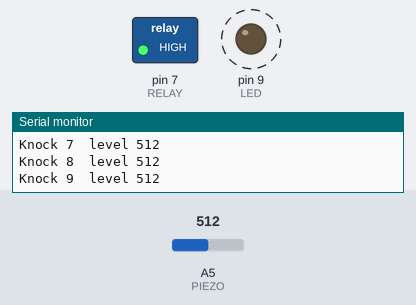
The sketch below on a simulated Arduino Nano, built with avr-gcc and run on an emulated ATmega328P. Shown: switched loads named in the sketch (green lamp = pin HIGH), output pins drawn as LEDs (lit = HIGH), the last lines printed to the serial monitor. Dashed ring = blinking. The test bench sets the inputs (shaded band); at power-on: A5 (PIEZO) = 512.

Above: at 1.2 s.
1.3 s: A5 (PIEZO) set to 133
At 2.24 s:
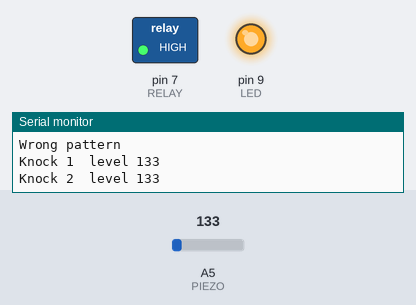
4.3 s: A5 (PIEZO) set to 111
At 6.6 s:
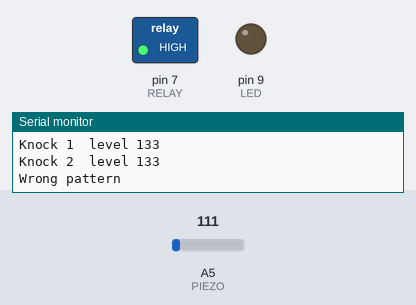
Timing chart, 0 to 8.1 s (numbered marks = the images above; inputs shaded):
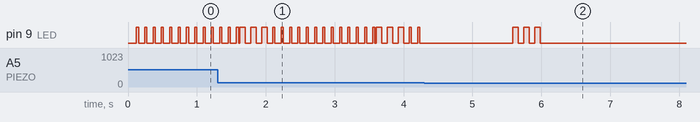

The sketch:

secret_knock_lock.ino
```cpp
// Reads a piezo sensor, flashes an LED on each knock, counts knocks within a timing window, and unlocks an active-low relay when the secret knock count is matched.
//
// Full tutorial: https://shillehtek.com/blogs/news/arduino-nano-piezo-knock-sensor-secret-relay-lock
// Parts used: https://shillehtek.com/products/arduino-nano-v3-presoldered-ch340g-atmega328p
//             https://shillehtek.com/products/ky-006-passive-piezo-buzzer-alarm-module-for-arduino-projects
//             https://shillehtek.com/products/820pcs-1-4w-1-41-kinds-each-value-20pcs-metal-film-resistors-kit-plastic-box
// More examples: https://github.com/shillehbean/shillehtek-examples
//

const int PIEZO = A5, LED = 9, RELAY = 7;
const int THRESHOLD = 120;                 // raise it if footsteps trigger it
const int SECRET_KNOCKS = 3;               // knock this many times...
const unsigned long WINDOW   = 1500;       // ...within this many milliseconds
const unsigned long DEBOUNCE = 120;        // ignore the ringing after each hit

int knocks = 0;
unsigned long firstKnock = 0, lastKnock = 0;

void setup() {
  Serial.begin(9600);
  pinMode(LED, OUTPUT); pinMode(RELAY, OUTPUT);
  digitalWrite(RELAY, HIGH);               // active-LOW relay board: HIGH = locked
}

void loop() {
  int level = analogRead(PIEZO);

  if (level > THRESHOLD && millis() - lastKnock > DEBOUNCE) {
    lastKnock = millis();
    if (knocks == 0) firstKnock = lastKnock;
    knocks++;
    Serial.print("Knock "); Serial.print(knocks);
    Serial.print("  level "); Serial.println(level);
    digitalWrite(LED, HIGH); delay(30); digitalWrite(LED, LOW);   // flash per knock
  }

  // window closed: judge the pattern
  if (knocks > 0 && millis() - firstKnock > WINDOW) {
    if (knocks == SECRET_KNOCKS) {
      Serial.println("Secret knock! Unlocking for 3 s");
      digitalWrite(RELAY, LOW); digitalWrite(LED, HIGH);
      delay(3000);
      digitalWrite(RELAY, HIGH); digitalWrite(LED, LOW);
    } else {
      Serial.println("Wrong pattern");
      for (int i = 0; i < 3; i++) {        // angry triple blink
        digitalWrite(LED, HIGH); delay(80); digitalWrite(LED, LOW); delay(80);
      }
    }
    knocks = 0;
  }
}
```

Measured:
- the behaviour switches between 121 and 120 on A5 (PIEZO) (found by bisection; images 1 and 2)
- by itself, pin 9 (LED): alternates HIGH for 0.08 s and LOW for 0.08 s, 6 changes in all, then stays LOW
